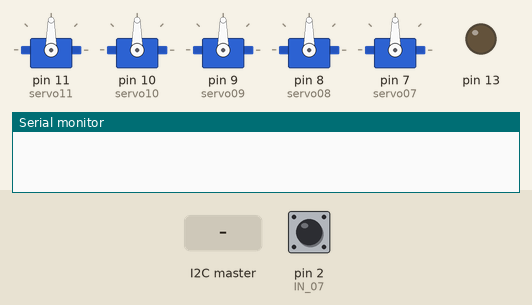
This sketch was run on a simulated Arduino Uno, built with avr-gcc and run on an emulated ATmega328P. Shown: 5 × servo, output pins drawn as LEDs (lit = HIGH), the last lines printed to the serial monitor. The inputs (shaded band) are chosen by the test bench; at power-on: pin 2 (IN_07) LOW.

Above: at 1.2 s.
1.3 s: the I2C master sends the byte 1
At 3.2 s:
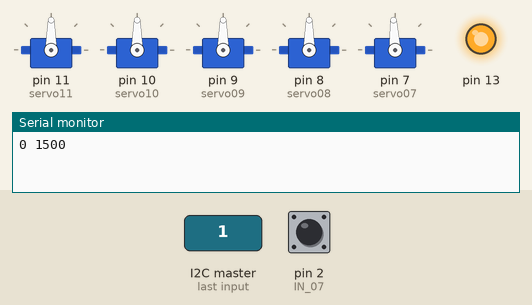
3.5 s: the I2C master sends the byte 0
At 4.4 s:
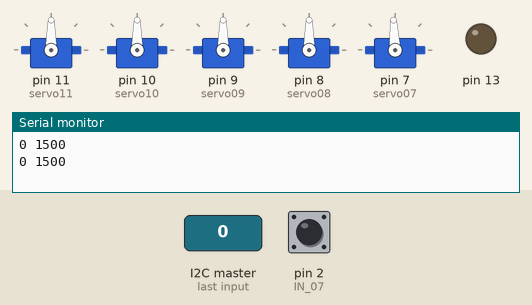
5.0 s: the I2C master sends the byte 2
At 5.5 s:
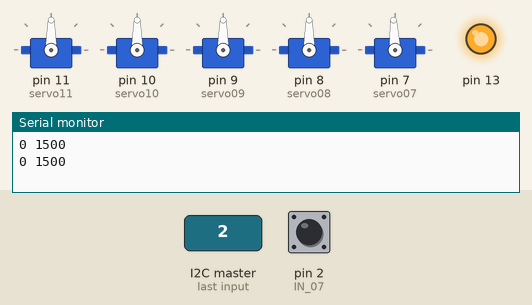
6.5 s: the I2C master sends the byte 90
At 7.7 s:
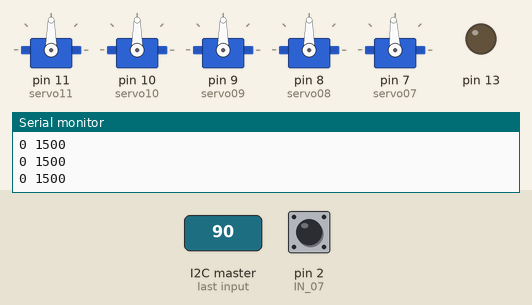
8.0 s: pin 2 (IN_07) pulsed HIGH 2 times (0.12 s each, 0.3 s apart)
At 10.8 s:
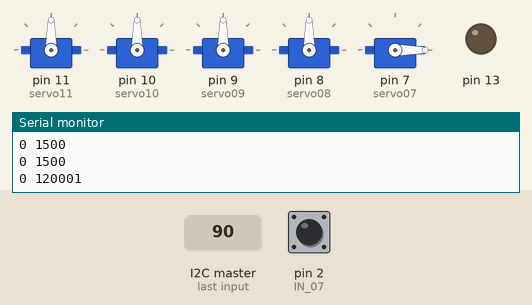
Timing chart, 0 to 12.6 s (numbered marks = the images above; inputs shaded):
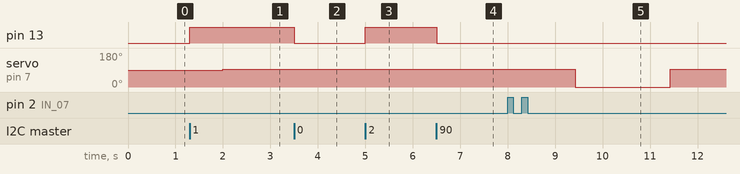

Measured:
- after the input at 1.3 s, pin 13: LOW → HIGH at once
- after the input at 3.5 s, pin 13: HIGH → LOW at once
- after the input at 5.0 s, pin 13: LOW → HIGH at once
- after the input at 6.5 s, pin 13: HIGH → LOW at once
- after the input at 8.0 s, servo on pin 7 (servo07): 93° → 0° after 1.4 s, → 93° 2.0 s later

The sketch:

ArduinoServoSlave.ino
```cpp
#include <Wire.h>
#include <Servo.h>

Servo servo11;
Servo servo10;
Servo servo09;
Servo servo08;
Servo servo07;

const int IN_11 = 6;
const int IN_10 = 5;
const int IN_09 = 4;
const int IN_08 = 3;
const int IN_07 = 2;

#define SLAVE_ADDRESS 0x04
int number = 0;

void setup() {
  pinMode(13, OUTPUT);
  Serial.begin(9600); // start serial for output
  // initialize i2c as slave
  Wire.begin(SLAVE_ADDRESS);

  // define callbacks for i2c communication
  Wire.onReceive(receiveData);
  Wire.onRequest(sendData);

  Serial.begin(9600);
  servo11.attach(11);
  servo10.attach(10);
  servo09.attach(9);
  servo08.attach(8);
  servo07.attach(7);
}

// callback for received data
void receiveData(int byteCount) {

  while (Wire.available()) {
    number = Wire.read();
    digitalWrite(13, !digitalRead(13));
  }
}

// callback for sending data
void sendData() {
  Wire.write(number);
}

//int wingMicros = 1000;

void loop() {
  //delay(1000);
//  unsigned long sig = pulseIn(IN_11, HIGH);
//  sig = (sig == 0)? 1500 : sig;
//  servo11.writeMicroseconds(sig);
//  sig = pulseIn(IN_10, HIGH);
//  sig = (sig == 0)? 1500 : sig;
//  servo10.writeMicroseconds(sig);
//  sig = pulseIn(IN_09, HIGH);
//  sig = (sig == 0)? 1500 : sig;
//  servo09.writeMicroseconds(sig);
//  sig = pulseIn(IN_08, HIGH);
//  sig = (sig == 0)? 1500 : sig;
//  servo08.writeMicroseconds(sig);
  unsigned long sig = pulseIn(IN_07, HIGH);
  unsigned long sig2 = pulseIn(IN_07, LOW);
  sig = (sig == 0)? 1500 : sig;
  Serial.print(sig2);
  Serial.print(" ");
  Serial.println(sig);
  servo07.writeMicroseconds(sig);
//  wingMicros += 100;
//  if (wingMicros == 2000) wingMicros = 1000;

}
```
